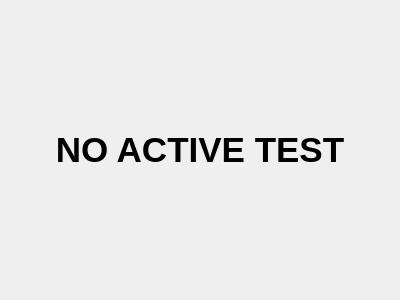
<?xml version="1.0" encoding="UTF-8"?>
<ui version="4.0">
 <class>TaskViewWidget</class>
 <widget class="QWidget" name="TaskViewWidget">
  <property name="geometry">
   <rect>
    <x>0</x>
    <y>0</y>
    <width>400</width>
    <height>300</height>
   </rect>
  </property>
  <property name="windowTitle">
   <string>Form</string>
  </property>
  <layout class="QGridLayout" name="gridLayout">
   <item row="0" column="0">
    <widget class="QLabel" name="label">
     <property name="font">
      <font>
       <pointsize>26</pointsize>
       <bold>true</bold>
       <stylestrategy>PreferAntialias</stylestrategy>
      </font>
     </property>
     <property name="layoutDirection">
      <enum>Qt::LeftToRight</enum>
     </property>
     <property name="text">
      <string>NO ACTIVE TEST</string>
     </property>
     <property name="alignment">
      <set>Qt::AlignCenter</set>
     </property>
    </widget>
   </item>
  </layout>
 </widget>
 <resources/>
 <connections/>
</ui>
